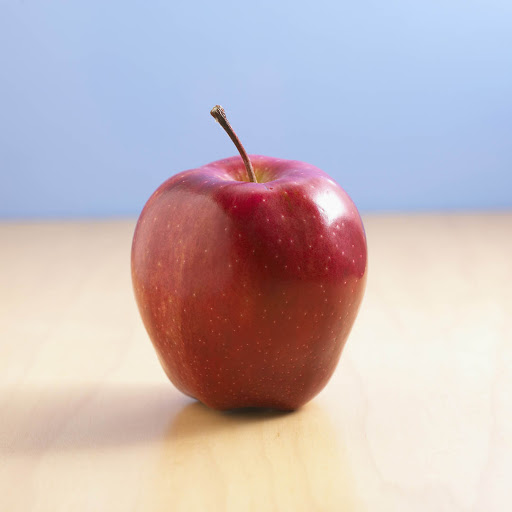
#> input picture Pixellib/AppleTestImage.jpg, 512 x 512 px, given in place of the camera
$ python 'Object detect using color HSV for Pacman.py'
#> lines starting #> are read from the running program, lines starting #| are printed output that depends on the picture; after the words box and inside, x2 and y2 are one past the last pixel; in counts of white or black regions, pixels touching at a corner belong together
import cv2
import numpy as np

def nothing(x):
    pass

print(cv2.__version__)
cam=cv2.VideoCapture(0)
cv2.namedWindow("TrackBars")
cv2.namedWindow("TrackBars2")

cv2.createTrackbar("lowerH1","TrackBars",0,179, nothing)
cv2.createTrackbar("higherH1","TrackBars",179,179, nothing)
cv2.createTrackbar("lowerS1","TrackBars",0,255, nothing)
cv2.createTrackbar("higherS1","TrackBars",255,255, nothing)
cv2.createTrackbar("lowerV1","TrackBars",0,255, nothing)
cv2.createTrackbar("higherV1","TrackBars",255,255, nothing)

cv2.createTrackbar("lowerH2","TrackBars2",0,179, nothing)
cv2.createTrackbar("higherH2","TrackBars2",179,179, nothing)
cv2.createTrackbar("lowerS2","TrackBars2",0,255, nothing)
cv2.createTrackbar("higherS2","TrackBars2",255,255, nothing)
cv2.createTrackbar("lowerV2","TrackBars2",0,255, nothing)
cv2.createTrackbar("higherV2","TrackBars2",255,255, nothing)


while True :
    ret, myFrame=cam.read() ## catch the latest frame
#> myFrame is the input picture: shape (512, 512, 3); mean B, G, R 187.8, 183.6, 197.4

    hsv = cv2.cvtColor(myFrame, cv2.COLOR_BGR2HSV)
#> hsv: shape (512, 512, 3); mean H, S, V 57.6, 71.6, 219.4

    #================================================================================
    # First masking
    #================================================================================
    lowerH1=cv2.getTrackbarPos("lowerH1","TrackBars")
    lowerS1=cv2.getTrackbarPos("lowerS1","TrackBars")
    lowerV1=cv2.getTrackbarPos("lowerV1","TrackBars")
    higherH1=cv2.getTrackbarPos("higherH1","TrackBars")
    higherS1=cv2.getTrackbarPos("higherS1","TrackBars")
    higherV1=cv2.getTrackbarPos("higherV1","TrackBars")

    lower1 = np.array([lowerH1, lowerS1, lowerV1])
    higher1 = np.array([higherH1, higherS1, higherV1])

    maskImg1 = cv2.inRange (hsv,lower1,higher1)
#> maskImg1: shape (512, 512); every value is 255

    # ( name of the first mask , the mode , how many points )
    contours,_=cv2.findContours(maskImg1,cv2.RETR_EXTERNAL,cv2.CHAIN_APPROX_SIMPLE)
#> contours = [[[0, 0], [0, 511], [511, 511], [511, 0]]]

    #when can sort it using sort and get the biggest one
    contours=sorted(contours,key=lambda x:cv2.contourArea(x),reverse=True)
    cnt=contours[0] # get the first one in the contours array
#> cnt = [[0, 0], [0, 511], [511, 511], [511, 0]]


    #find the area in the first image and draw rectangle
    area=cv2.contourArea(cnt)
#> area = 261121
    (x,y,w,h)=cv2.boundingRect(cnt)
#> x = 0; y = 0; w = 512; h = 512
    cv2.rectangle(myFrame,(x,y),(x+w,y+h),(255,0,0),3) # should draw a rectangle
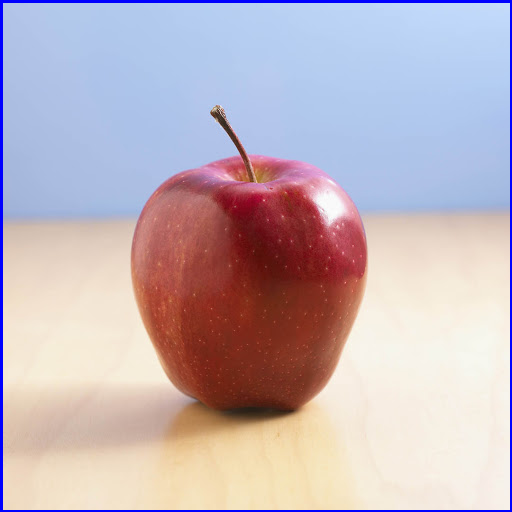
#> myFrame: shape (512, 512, 3); 1.94% of pixels changed, all inside (x1, y1, x2, y2) = (0, 0, 512, 512)


    #================================================================================
    # Second masking
    #================================================================================
    lowerH2=cv2.getTrackbarPos("lowerH2","TrackBars2")
    lowerS2=cv2.getTrackbarPos("lowerS2","TrackBars2")
    lowerV2=cv2.getTrackbarPos("lowerV2","TrackBars2")
    higherH2=cv2.getTrackbarPos("higherH2","TrackBars2")
    higherS2=cv2.getTrackbarPos("higherS2","TrackBars2")
    higherV2=cv2.getTrackbarPos("higherV2","TrackBars2")


    lower2 = np.array([lowerH2, lowerS2, lowerV2])
    higher2 = np.array([higherH2, higherS2, higherV2])

    maskImg2 = cv2.inRange (hsv,lower2,higher2)

    # ( name of the first mask , the mode , how many points )
    contours2,_=cv2.findContours(maskImg2,cv2.RETR_EXTERNAL,cv2.CHAIN_APPROX_SIMPLE)
#> contours2 = [[[0, 0], [0, 511], [511, 511], [511, 0]]]
    #when can sort it using sort and get the biggest one
    contours2=sorted(contours2,key=lambda x:cv2.contourArea(x),reverse=True)
    cnt2=contours2[0] # get the first one in the contours array
#> cnt2 = [[0, 0], [0, 511], [511, 511], [511, 0]]

    #find the area in the first image and draw rectangle
    area2=cv2.contourArea(cnt2)
#> area2 = 261121
    (x2,y2,w2,h2)=cv2.boundingRect(cnt2)
#> x2 = 0; y2 = 0; w2 = 512; h2 = 512
    cv2.rectangle(myFrame,(x2,y2),(x2+w2,y2+h2),(255,0,0),3) # should draw a rectangle


    #================================================================================
    # Handle both masking
    #================================================================================


    resultImg1=cv2.bitwise_and(myFrame,myFrame,mask=maskImg1)
    resultImg2=cv2.bitwise_and(myFrame,myFrame,mask=maskImg2)

    cv2.imshow('MyCam',myFrame) ## show the frame
    cv2.moveWindow('MyCam',0,0)


    cv2.imshow('mask',maskImg1)
    cv2.moveWindow('mask',800,0)

    cv2.imshow('mask2',maskImg2)
    cv2.moveWindow('mask2',800,600)

    cv2.imshow('result1',resultImg1)
    cv2.moveWindow('result1',1500,0)

    cv2.imshow('result2',resultImg2)
    cv2.moveWindow('result2',1500,600)


    cv2.moveWindow('TrackBars',2200,0)
    cv2.moveWindow('TrackBars2',2200,400)

    if cv2.waitKey(1)==ord('q'): ## how to quit ? check every 1 milisecit wait for press a key,  if the q key was pressed
#> (key q is pressed here)
        break
cam.release() ## releasing the camera
cv2.destroyAllWindows() ## close the windows safe
